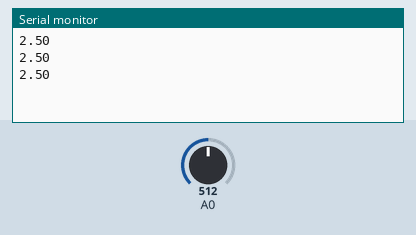
Simulated run of this sketch. Board: Arduino Uno, built with avr-gcc and run on an emulated ATmega328P. On the bench: the last lines printed to the serial monitor. The inputs (shaded band) are chosen by the test bench; at power-on: A0 = 512.

Above: at 1.2 s.
1.3 s: A0 set to 716
At 1.86 s:
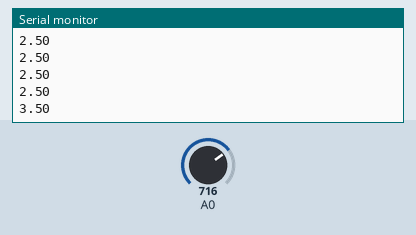
2.8 s: A0 set to 900
At 3.06 s:
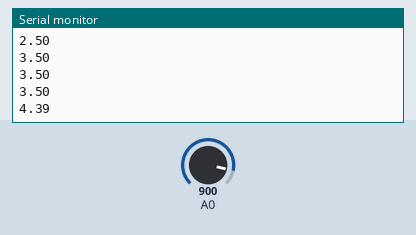
Timing chart, 0 to 5.8 s (numbered marks = the images above; inputs shaded):
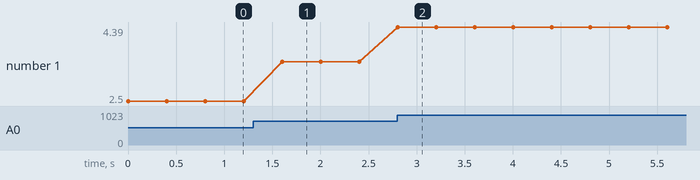

Measured:
- after the input at 1.3 s, the serial monitor: prints a new line after 0.30 s (image 1)
- after the input at 2.8 s, the serial monitor: prints a new line at once (image 2)
- plotted number 1: 2.5 → 3.5 after the input at 1.3 s, 3.5 → 4.39 after the input at 2.8 s

The sketch:

E1.ino
```cpp
// C++ code
//
void setup()
{
  Serial.begin(9600);
}

void loop()
{
  float reading = analogRead(A0);
  float voltage = 5*reading/1024;
  Serial.println(voltage);
  delay(400);
}
```
